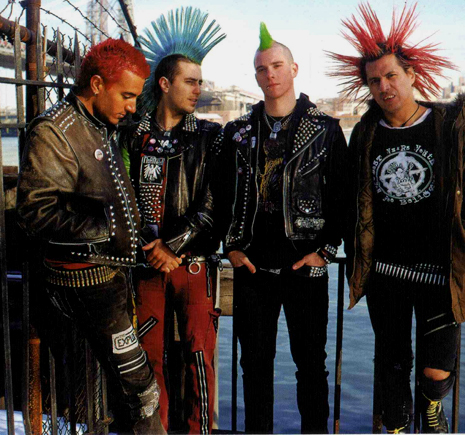
#> input picture project_5/rock.jpg, 465 x 435 px, found by its file name
$ python adaptive-thresholding.py
#> lines starting #> are read from the running program, lines starting #| are printed output that depends on the picture; after the words box and inside, x2 and y2 are one past the last pixel; in counts of white or black regions, pixels touching at a corner belong together

import cv2

#membaca gambar dalam grayscale
image = cv2.imread ("c:/Users/Thinkpad/Documents/TUGAS/pengolahan citra digital/project_5/rock.jpg", 0)
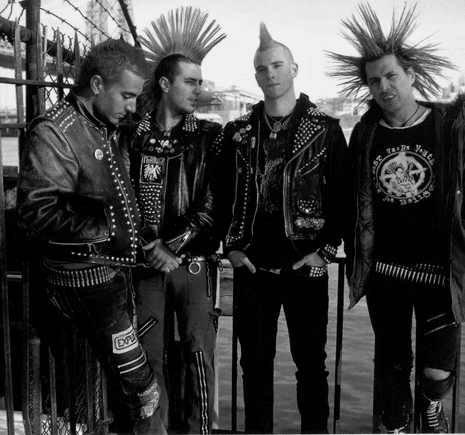
#> image: shape (435, 465); min 0, max 241, mean 64.8

#menerapkan adaptive thershoding
adaptive_thers = cv2.adaptiveThreshold(image,255,cv2.ADAPTIVE_THRESH_GAUSSIAN_C,cv2.THRESH_BINARY, 11, 2)
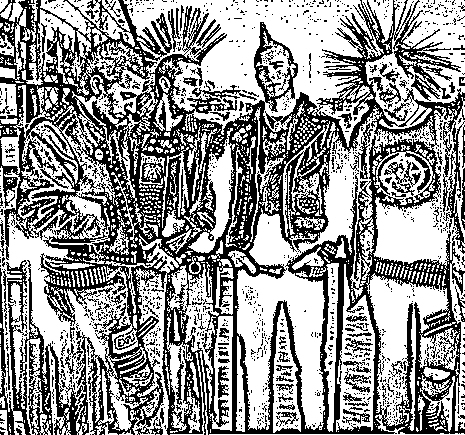
#> adaptive_thers: shape (435, 465); 57.7% white; 1434 black regions (1333 under 20 px), largest, box (x1, y1, x2, y2) and area: (0, 0, 465, 435) 74388, (384, 160, 421, 196) 389, (353, 123, 373, 179) 296

#menampilkan hasil
cv2.imshow('Adaptive Thresholding', adaptive_thers)
cv2.waitKey(0)
cv2.destroyAllWindows()
